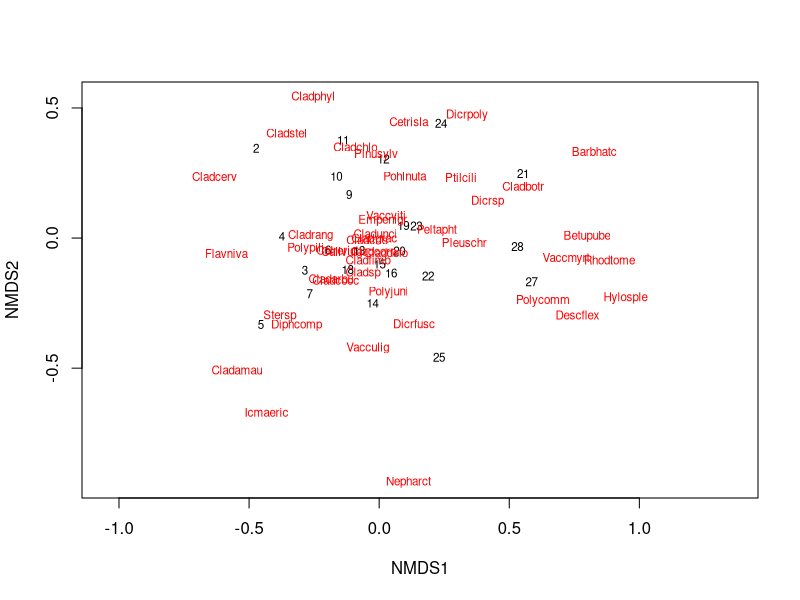
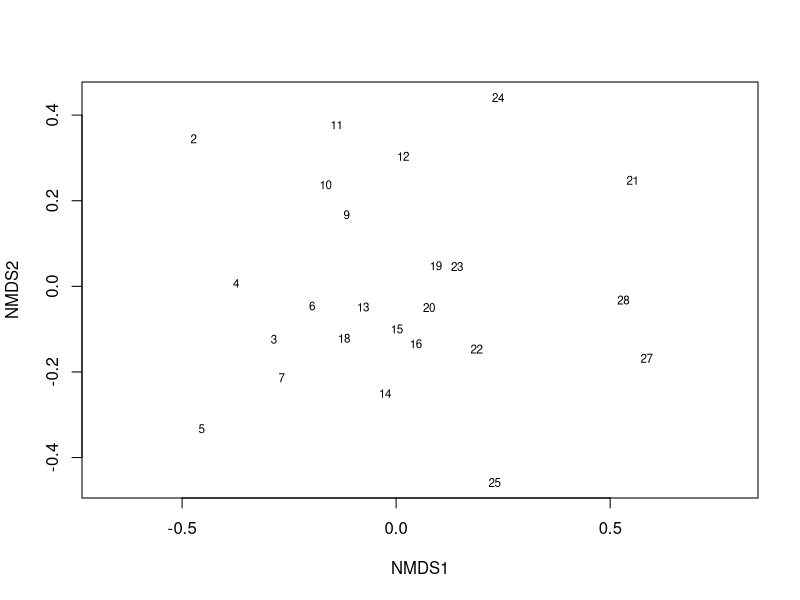
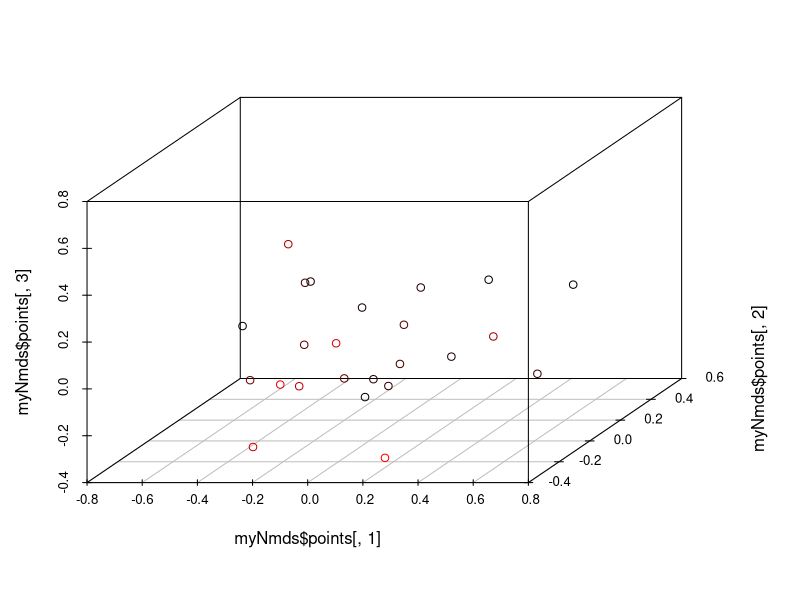
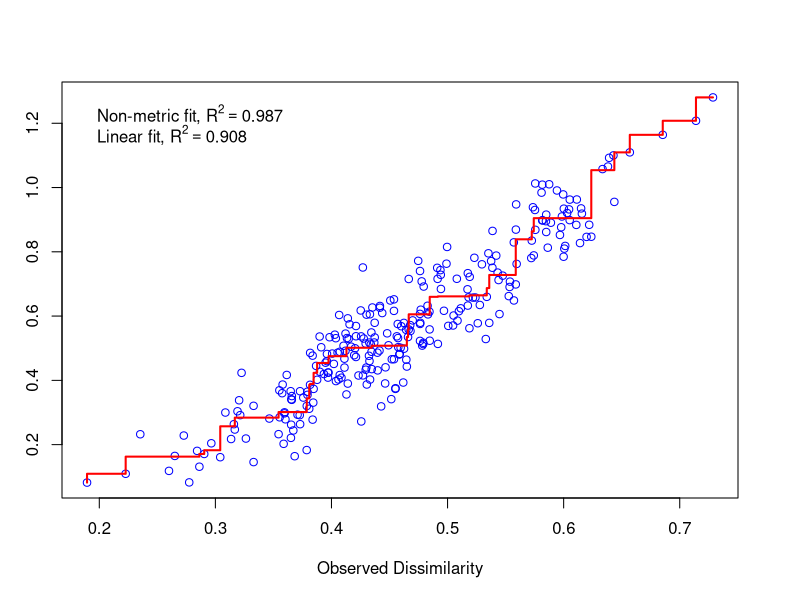
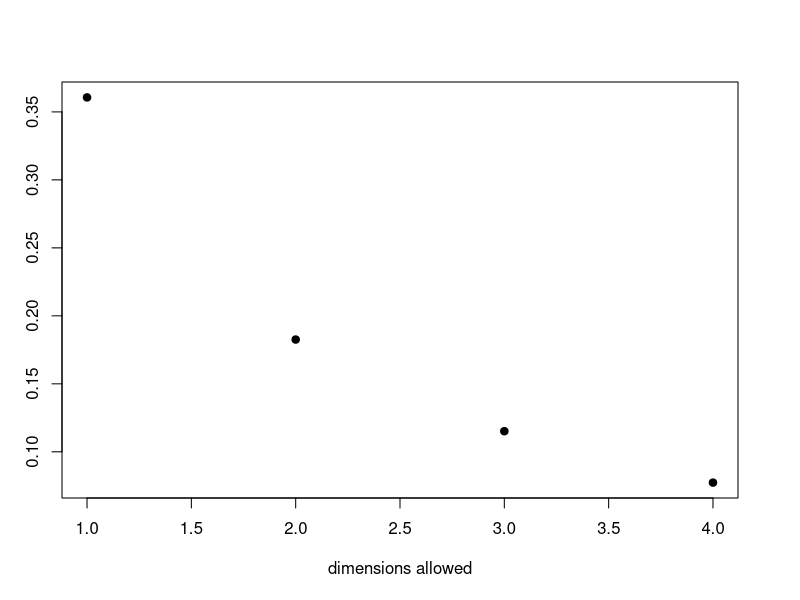

Source code (R) for these figures, in order:
# This script will be a tutorial on using NMDS This tutorial should 
# be run with an instructor present, but independent development is 
# encouraged.

### load libraries and datasets
library(vegan)
library(scatterplot3d)
data("varespec")

### perform NMDS
myNmds <- metaMDS(comm = varespec,distance ="bray",k = 2,trymax = 20,trace = FALSE )
myNmds$converged
myNmds$stress 
plot(myNmds,type="t")
plot(myNmds,type="t",display = "sites")

myNmds <- metaMDS(comm = varespec,distance ="bray",k = 3,trymax = 20,trace = FALSE )
scatterplot3d(myNmds$points[,1],myNmds$points[,2],myNmds$points[,3],highlight.3d=TRUE)

### perform Shepard plot
stressplot(object = myNmds)

### stress values
stress<-vector()
for (i in 1:4) {
  myNmds <- metaMDS(comm = varespec,distance ="bray",k = i,trymax = 20,trace = FALSE )  
  stress <- append(stress,myNmds$stress)
}

plot(y=stress,c(1,2,3,4),pch=19,xlab="dimensions allowed",ylab="stress")
